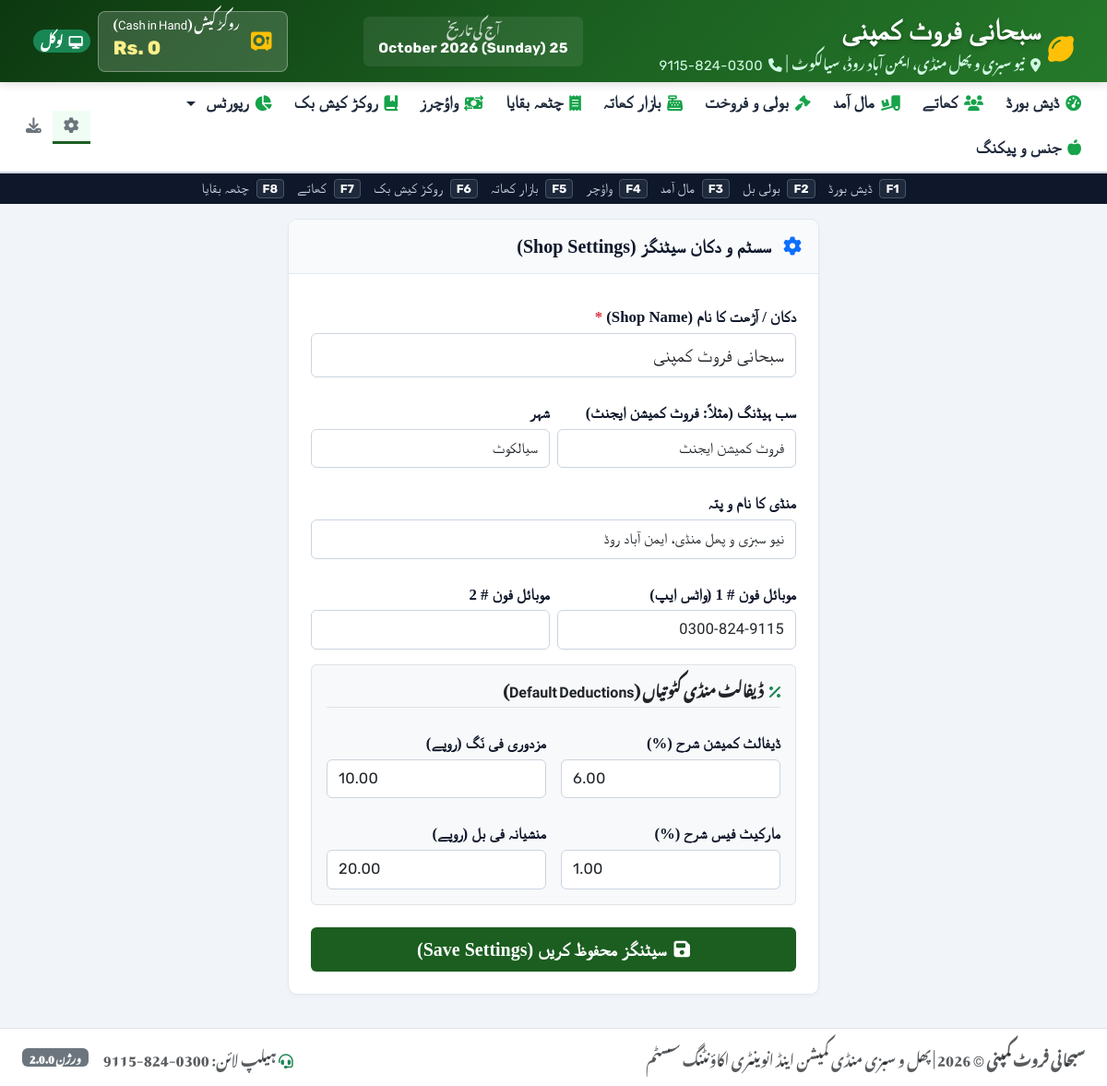
The page /settings.php on the database its author committed.
### tables this page shows
CREATE TABLE `settings` (
  `id` int(11) NOT NULL AUTO_INCREMENT,
  `shop_name` varchar(255) NOT NULL DEFAULT 'سبحانی فروٹ کمپنی',
  `shop_subheading` varchar(255) NOT NULL DEFAULT 'فروٹ کمیشن ایجنٹ',
  `mandi_name` varchar(255) NOT NULL DEFAULT 'نیو سبزی و پھل منڈی',
  `city` varchar(100) NOT NULL DEFAULT 'سیالکوٹ',
  `address` text DEFAULT NULL,
  `phone` varchar(100) NOT NULL DEFAULT '0300-824-9115',
  `phone2` varchar(100) DEFAULT NULL,
  `default_commission_rate` decimal(5,2) NOT NULL DEFAULT 6.00,
  `default_mazdoori_per_nag` decimal(10,2) NOT NULL DEFAULT 10.00,
  `default_market_fee_percent` decimal(5,2) NOT NULL DEFAULT 1.00,
  `default_munshiana_per_bill` decimal(10,2) NOT NULL DEFAULT 20.00,
  `whatsapp_country_code` varchar(10) NOT NULL DEFAULT '92',
  `created_at` timestamp NOT NULL DEFAULT current_timestamp(),
  `updated_at` timestamp NOT NULL DEFAULT current_timestamp() ON UPDATE current_timestamp(),
  PRIMARY KEY (`id`)
);

### functions.php (called while the page is built, shortened)
<?php
require_once __DIR__ . '/db.php';
function format_rs($amount, $show_decimals = false) {
    $num = (float)$amount;
    return number_format($num, 0);
}
function get_settings() {
    global $pdo;
    static $settings = null;
    if ($settings === null) {
        $stmt = $pdo->query("SELECT * FROM `settings` LIMIT 1");
        $settings = $stmt->fetch();
    }
    return $settings;
}
function get_cash_in_hand($date = null) {
    global $pdo;
    $v_date_sql = $date ? " AND voucher_date <= " . $pdo->quote($date) : "";
    $s_date_sql = $date ? " AND sale_date <= " . $pdo->quote($date) : "";
    $a_date_sql = $date ? " AND amad_date <= " . $pdo->quote($date) : "";
    $w_date_sql = $date ? " AND date <= " . $pdo->quote($date) : "";
    $r_stmt = $pdo->query("SELECT COALESCE(SUM(amount), 0) FROM `vouchers` WHERE type = 'receipt' AND payment_method = 'cash' $v_date_sql");
    $receipts = (float)$r_stmt->fetchColumn();
    $cs_stmt = $pdo->query("SELECT COALESCE(SUM(net_amount), 0) FROM `sales_bills` WHERE is_paid = 1 $s_date_sql");
    $cash_sales = (float)$cs_stmt->fetchColumn();
    $bw_stmt = $pdo->query("SELECT COALESCE(SUM(morning_amount + evening_amount), 0) FROM `bazar_wasooli` WHERE 1=1 $w_date_sql");
    $bazar_wasooli = (float)$bw_stmt->fetchColumn();
    $total_in = $receipts + $cash_sales + $bazar_wasooli;
    $p_stmt = $pdo->query("SELECT COALESCE(SUM(amount), 0) FROM `vouchers` WHERE type = 'payment' AND payment_method = 'cash' $v_date_sql");
    $payments = (float)$p_stmt->fetchColumn();
    $e_stmt = $pdo->query("SELECT COALESCE(SUM(amount), 0) FROM `vouchers` WHERE type = 'daily_expense' AND payment_method = 'cash' $v_date_sql");
    $expenses = (float)$e_stmt->fetchColumn();
    $f_stmt = $pdo->query("SELECT COALESCE(SUM(freight_paid_by_agent + local_cartage), 0) FROM `maal_amad` WHERE 1=1 $a_date_sql");
    $freight_paid = (float)$f_stmt->fetchColumn();
    $total_out = $payments + $expenses + $freight_paid;
    return [
        'total_in' => $total_in,
        'total_out' => $total_out,
        'cash_in_hand' => $total_in - $total_out
    ];
}

### settings.php (the view, shortened to what this page needs)
<?php
require_once __DIR__ . '/functions.php';
require_once __DIR__ . '/includes/header.php';
$cur_settings = get_settings();
?>
<div class="row justify-content-center">
    <div class="col-12 col-md-8 col-xl-6">
        <div class="card-custom">
            <div class="card-custom-header">
                <span><i class="fa-solid fa-gear text-primary me-2"></i> سسٹم و دکان سیٹنگز (Shop Settings)</span>
            </div>
            <div class="p-4">
                <form method="POST" action="settings.php">
                    <div class="mb-3">
                        <label class="form-label fw-bold">دکان / آڑھت کا نام (Shop Name) <span class="text-danger">*</span></label>
                        <input type="text" name="shop_name" class="form-control urdu-font fs-5"
                            value="<?= htmlspecialchars($cur_settings['shop_name']) ?>" required>
                    </div>
                    <div class="row g-2 mb-3">
                        <div class="col-6">
                            <label class="form-label fw-bold">سب ہیڈنگ (مثلاً: فروٹ کمیشن ایجنٹ)</label>
                            <input type="text" name="shop_subheading" class="form-control"
                                value="<?= htmlspecialchars($cur_settings['shop_subheading']) ?>">
                        </div>
                        <div class="col-6">
                            <label class="form-label fw-bold">شہر</label>
                            <input type="text" name="city" class="form-control"
                                value="<?= htmlspecialchars($cur_settings['city']) ?>" required>
                        </div>
                    </div>
                    <div class="mb-3">
                        <label class="form-label fw-bold">منڈی کا نام و پتہ</label>
                        <input type="text" name="mandi_name" class="form-control"
                            value="<?= htmlspecialchars($cur_settings['mandi_name']) ?>" placeholder="نیو سبزی و پھل منڈی، ایمن آباد روڈ">
                    </div>
                    <div class="row g-2 mb-3">
                        <div class="col-6">
                            <label class="form-label fw-bold">موبائل فون # 1 (واٹس ایپ)</label>
                            <input type="text" name="phone" class="form-control rubik-font"
                                value="<?= htmlspecialchars($cur_settings['phone']) ?>" required>
                        </div>
                        <div class="col-6">
                            <label class="form-label fw-bold">موبائل فون # 2</label>
                            <input type="text" name="phone2" class="form-control rubik-font"
                                value="<?= htmlspecialchars($cur_settings['phone2'] ?? '') ?>">
                        </div>
                    </div>
                    <div class="border rounded p-3 bg-light mb-4">
                        <h6 class="fw-bold text-dark border-bottom pb-2 mb-3">
                            <i class="fa-solid fa-percent text-success me-1"></i> ڈیفالٹ منڈی کٹوتیاں (Default Deductions)
                        </h6>
                        <div class="row g-3">
                            <div class="col-6">
                                <label class="form-label small fw-bold">ڈیفالٹ کمیشن شرح (%)</label>
                                <input type="number" step="0.01" name="default_commission_rate" class="form-control rubik-font"
                                    value="<?= $cur_settings['default_commission_rate'] ?>" required>
                            </div>
                            <div class="col-6">
                                <label class="form-label small fw-bold">مزدوری فی نَگ (روپے)</label>
                                <input type="number" step="0.01" name="default_mazdoori_per_nag" class="form-control rubik-font"
                                    value="<?= $cur_settings['default_mazdoori_per_nag'] ?>" required>
                            </div>
                            <div class="col-6">
                                <label class="form-label small fw-bold">مارکیٹ فیس شرح (%)</label>
                                <input type="number" step="0.01" name="default_market_fee_percent" class="form-control rubik-font"
                                    value="<?= $cur_settings['default_market_fee_percent'] ?>" required>
                            </div>
                            <div class="col-6">
                                <label class="form-label small fw-bold">منشیانہ فی بل (روپے)</label>
                                <input type="number" step="0.01" name="default_munshiana_per_bill" class="form-control rubik-font"
                                    value="<?= $cur_settings['default_munshiana_per_bill'] ?>" required>
                            </div>
                        </div>
                    </div>
                    <div class="d-grid">
                        <button type="submit" class="btn btn-mandi-primary justify-content-center py-2 fs-5">
                            <i class="fa-solid fa-floppy-disk"></i> سیٹنگز محفوظ کریں (Save Settings)
                        </button>
                    </div>
                </form>
            </div>
        </div>
    </div>
</div>
<?php require_once __DIR__ . '/includes/footer.php'; ?>

### includes/header.php (shortened to what this page needs)
<?php
require_once __DIR__ . '/../functions.php';
$settings = get_settings();
$cash_stats = get_cash_in_hand();
$current_page = basename($_SERVER['PHP_SELF']);
?>
<!DOCTYPE html>
<html lang="ur" dir="rtl">
<head>
    <link rel="stylesheet" href="https://cdn.jsdelivr.net/npm/bootstrap@5.3.2/dist/css/bootstrap.rtl.min.css">
    <link rel="stylesheet" href="https://cdnjs.cloudflare.com/ajax/libs/font-awesome/6.5.1/css/all.min.css">
</head>
<body>
<header class="top-navbar no-print">
    <div class="container-fluid d-flex flex-wrap align-items-center justify-content-between gap-2">
        <div class="d-flex align-items-center gap-2">
            <span class="fs-2 text-warning"><i class="fa-solid fa-lemon"></i></span>
            <div>
                <h1 class="shop-title"><?= htmlspecialchars($settings['shop_name']) ?></h1>
                <div class="shop-subtitle">
                    <i class="fa-solid fa-location-dot me-1"></i> <?= htmlspecialchars($settings['mandi_name']) ?>، <?= htmlspecialchars($settings['city']) ?> &nbsp;|&nbsp;
                    <i class="fa-solid fa-phone me-1"></i> <span class="rubik-digits"><?= htmlspecialchars($settings['phone']) ?></span>
                </div>
            </div>
        </div>
        <div class="text-white text-center d-none d-md-block px-3 py-1 rounded" style="background: rgba(255,255,255,0.08);">
            <div class="small opacity-75" style="font-size: 0.85rem; line-height: 1.2;">آج کی تاریخ</div>
            <div class="fw-bold rubik-digits" style="font-size: 0.95rem;"><?= date('d F Y') ?> (<?= date('l') ?>)</div>
        </div>
        <div class="d-flex align-items-center gap-2">
            <div class="cash-badge">
                <i class="fa-solid fa-vault fs-5 text-warning"></i>
                <div class="text-end">
                    <div style="font-size: 0.82rem; line-height: 1.1;">روکڑ کیش (Cash in Hand)</div>
                    <span class="amount">Rs. <?= format_rs($cash_stats['cash_in_hand']) ?></span>
                </div>
            </div>
            <span class="badge bg-<?= ENV_MODE === 'local' ? 'success' : 'info' ?> p-1 px-2 rounded-pill d-none d-lg-inline-block" style="font-size: 0.85rem;">
                <i class="fa-solid fa-<?= ENV_MODE === 'local' ? 'desktop' : 'cloud' ?> me-1"></i>
                <?= ENV_MODE === 'local' ? 'لوکل' : 'کلاؤڈ' ?>
            </span>
        </div>
    </div>
</header>
<nav class="main-menu-nav no-print">
    <div class="container-fluid d-flex align-items-center justify-content-between p-0">
        <div class="nav-scroll-container">
            <a href="<?= BASE_URL ?>index.php" class="nav-item-btn <?= $current_page == 'index.php' ? 'active' : '' ?>">
                <i class="fa-solid fa-gauge-high"></i> ڈیش بورڈ
            </a>
            <a href="<?= BASE_URL ?>parties.php" class="nav-item-btn <?= $current_page == 'parties.php' ? 'active' : '' ?>">
                <i class="fa-solid fa-users"></i> کھاتے
            </a>
            <a href="<?= BASE_URL ?>maal_amad.php" class="nav-item-btn <?= $current_page == 'maal_amad.php' ? 'active' : '' ?>">
                <i class="fa-solid fa-truck-ramp-box"></i> مال آمد
            </a>
            <a href="<?= BASE_URL ?>boli_sales.php" class="nav-item-btn <?= $current_page == 'boli_sales.php' ? 'active' : '' ?>">
                <i class="fa-solid fa-gavel"></i> بولی و فروخت
            </a>
            <a href="<?= BASE_URL ?>bazar_khata.php" class="nav-item-btn <?= $current_page == 'bazar_khata.php' ? 'active' : '' ?>">
                <i class="fa-solid fa-cash-register"></i> بازار کھاتہ
            </a>
            <a href="<?= BASE_URL ?>chittha.php" class="nav-item-btn <?= $current_page == 'chittha.php' ? 'active' : '' ?>">
                <i class="fa-solid fa-receipt"></i> چٹھہ بقایا
            </a>
            <a href="<?= BASE_URL ?>vouchers.php" class="nav-item-btn <?= $current_page == 'vouchers.php' ? 'active' : '' ?>">
                <i class="fa-solid fa-money-bill-transfer"></i> واؤچرز
            </a>
            <a href="<?= BASE_URL ?>rokad.php" class="nav-item-btn <?= $current_page == 'rokad.php' ? 'active' : '' ?>">
                <i class="fa-solid fa-book-bookmark"></i> روکڑ کیش بک
            </a>
            <div class="dropdown">
                <a class="nav-item-btn dropdown-toggle <?= in_array($current_page, ['zamindar_bill.php', 'ledgers.php', 'stock_report.php', 'daily_summary.php']) ? 'active' : '' ?>" href="#" role="button" data-bs-toggle="dropdown" data-bs-display="static" aria-expanded="false">
                    <i class="fa-solid fa-chart-pie"></i> رپورٹس
                </a>
            </div>
            <a href="<?= BASE_URL ?>items.php" class="nav-item-btn <?= $current_page == 'items.php' ? 'active' : '' ?>">
                <i class="fa-solid fa-apple-whole"></i> جنس و پیکنگ
            </a>
        </div>
        <div class="d-flex align-items-center">
            <a href="<?= BASE_URL ?>settings.php" class="nav-item-btn text-secondary <?= $current_page == 'settings.php' ? 'active' : '' ?>" title="سیٹنگز">
                <i class="fa-solid fa-gear text-secondary"></i>
            </a>
            <a href="<?= BASE_URL ?>backup.php" class="nav-item-btn text-secondary <?= $current_page == 'backup.php' ? 'active' : '' ?>" title="بیک اپ">
                <i class="fa-solid fa-download text-secondary"></i>
            </a>
        </div>
    </div>
</nav>
<div class="hotkeys-bar no-print">
    <div class="hotkey-item"><kbd>F1</kbd> ڈیش بورڈ</div>
    <div class="hotkey-item"><kbd>F2</kbd> بولی بل</div>
    <div class="hotkey-item"><kbd>F3</kbd> مال آمد</div>
    <div class="hotkey-item"><kbd>F4</kbd> واؤچر</div>
    <div class="hotkey-item"><kbd>F5</kbd> بازار کھاتہ</div>
    <div class="hotkey-item"><kbd>F6</kbd> روکڑ کیش بک</div>
    <div class="hotkey-item"><kbd>F7</kbd> کھاتے</div>
    <div class="hotkey-item"><kbd>F8</kbd> چٹھہ بقایا</div>
</div>
<main class="container-fluid py-3 flex-grow-1">

### includes/footer.php (shortened to what this page needs)
</main>
<footer class="bg-white border-top py-3 mt-auto no-print">
    <div class="container-fluid d-flex flex-wrap align-items-center justify-content-between text-muted small px-4">
        <div>
            <strong><?= htmlspecialchars($settings['shop_name'] ?? APP_NAME) ?></strong> &copy; <?= date('Y') ?> |
            پھل و سبزی منڈی کمیشن اینڈ انوینٹری اکاؤنٹنگ سسٹم
        </div>
        <div class="d-flex align-items-center gap-3">
            <span><i class="fa-solid fa-headset text-success"></i> ہیلپ لائن: <?= htmlspecialchars($settings['phone']) ?></span>
            <span class="badge bg-secondary">ورژن <?= APP_VERSION ?></span>
        </div>
    </div>
</footer>
</body>
</html>

### rows shown on the page
settings: shop_name "سبحانی فروٹ کمپنی", mandi_name "نیو سبزی و پھل منڈی، ایمن آباد روڈ", city "سیالکوٹ", phone "0300-824-9115", shop_subheading "فروٹ کمیشن ایجنٹ", default_commission_rate "6.00", default_mazdoori_per_nag "10.00", default_market_fee_percent "1.00", default_munshiana_per_bill "20.00"

### other values the page prints
format_rs($cash_stats['cash_in_hand']) "0"
APP_VERSION "2.0.0"
